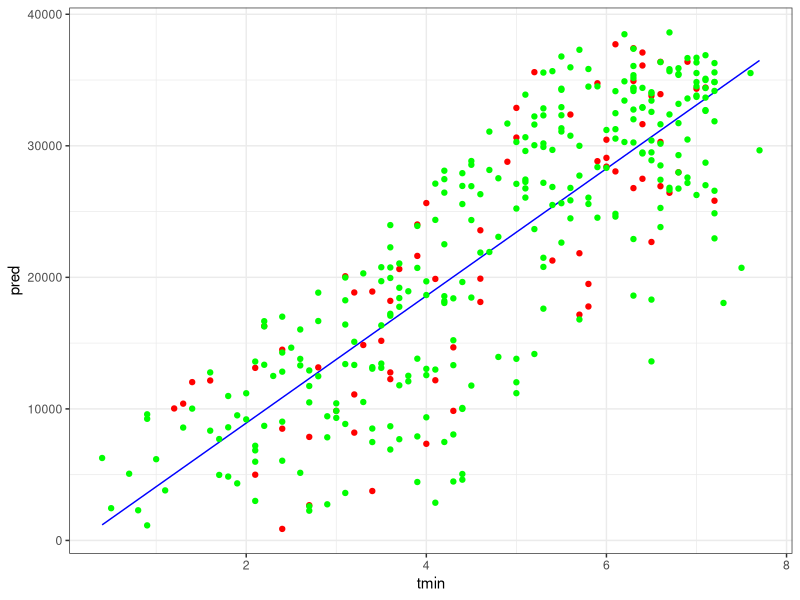
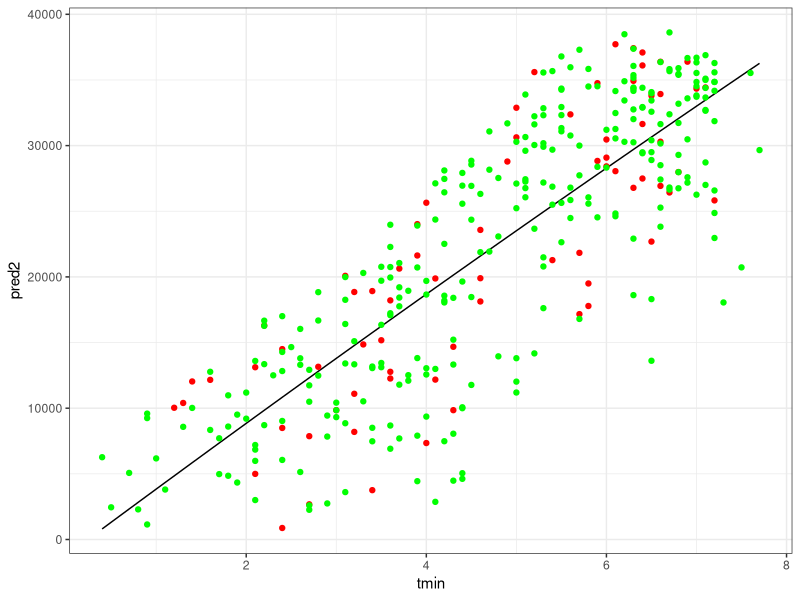
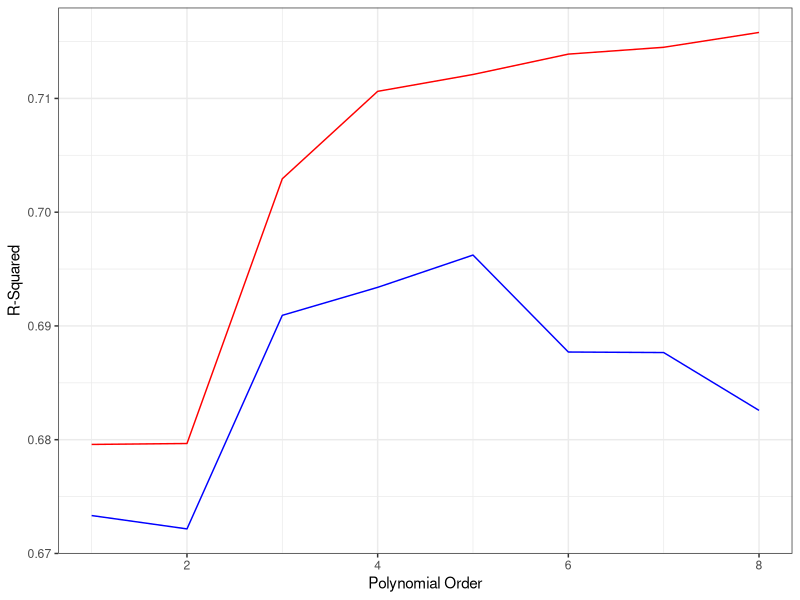
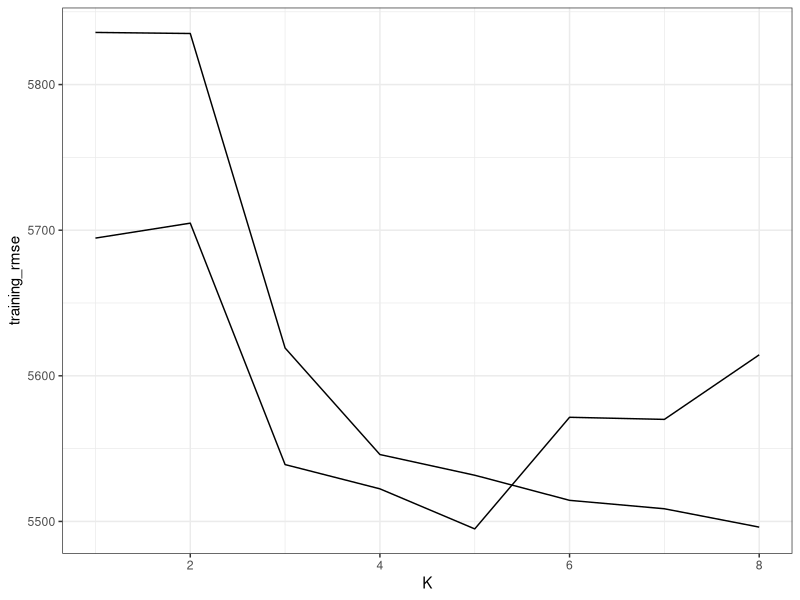

Here is the R script that generated these plots, in order:
## ---- chunk 1

library(tidyverse)
library(knitr)
library(modelr)

# set plot theme
theme_set(theme_bw())
## ---- chunk 2

trips <- read_tsv('trips_per_day.tsv')

## ---- chunk 3

shuffled <- sample_frac(trips, 1, replace = F)
trainingData <- shuffled[1:I(.8*nrow(trips)), 1:8]
validationData <- shuffled[I(.8*nrow(trips)+1):nrow(trips), 1:8]

## ---- chunk 4

lm.fitT <- lm(num_trips ~ tmin, data = trainingData)

trainingData <- add_predictions(trainingData, lm.fitT)
validationData <- add_predictions(validationData, lm.fitT)

validationData %>% ggplot() +
  geom_line(data = trainingData, aes(x = tmin, y = pred), color = "blue") +
  geom_point(aes(x = tmin, y = num_trips), color = "red") +
  geom_point(data = trainingData, aes(x = tmin, y = num_trips), color = "green")

cor(trainingData$tmin, trainingData$num_trips) ^ 2
#rsquare(lm.fitT, trainingData)
sqrt(mean((trainingData$pred - trainingData$num_trips)^2))
#rmse(lm.fitT, trainingData)

cor(validationData$num_trips, validationData$pred) ^ 2
sqrt(mean((validationData$pred - validationData$num_trips)^2))
#rmse(lm.fitT, validationData)

## ---- chunk 5

lm.fitQ <- lm(num_trips ~ tmin + I(tmin^2), data = trainingData)

trainingData <- add_predictions(trainingData, lm.fitQ, var = "pred2")
validationData <- add_predictions(validationData, lm.fitQ, var = "pred2")

validationData %>% ggplot() +
  geom_line(data = trainingData, aes(x = tmin, y = pred2), color = "black") +
  geom_point(aes(x = tmin, y = num_trips), color = "red") +
  geom_point(data = trainingData, aes(x = tmin, y = num_trips), color = "green")

rmse(lm.fitQ, trainingData)
rsquare(lm.fitQ, trainingData)

rmse(lm.fitQ, validationData)
rsquare(lm.fitQ, validationData)

## ---- chunk 6

K <- c(1:8)

training_r_sq <- c()
validation_r_sq <- c()
training_rmse <- rep(0, 8)
validation_rmse <- rep(0, 8)

for (k in K){
  lm.fit <- lm(num_trips ~ poly(tmin, k, raw = T), data = trainingData)
  training_r_sq[k] <- rsquare(lm.fit, trainingData)
  validation_r_sq[k] <- rsquare(lm.fit, validationData)
  training_rmse[k] <- rmse(lm.fit, trainingData)
  validation_rmse[k] <- rmse(lm.fit, validationData)
}

ggplot() + 
  geom_line(aes(x = K, y = training_r_sq), color = "red") + 
  geom_line(aes(x = K, y = validation_r_sq), color = "blue") +
  xlab("Polynomial Order") +
  ylab("R-Squared")

 ggplot() + 
   geom_line(aes(x = K, y = training_rmse)) + 
   geom_line(aes(x = K, y = validation_rmse))

